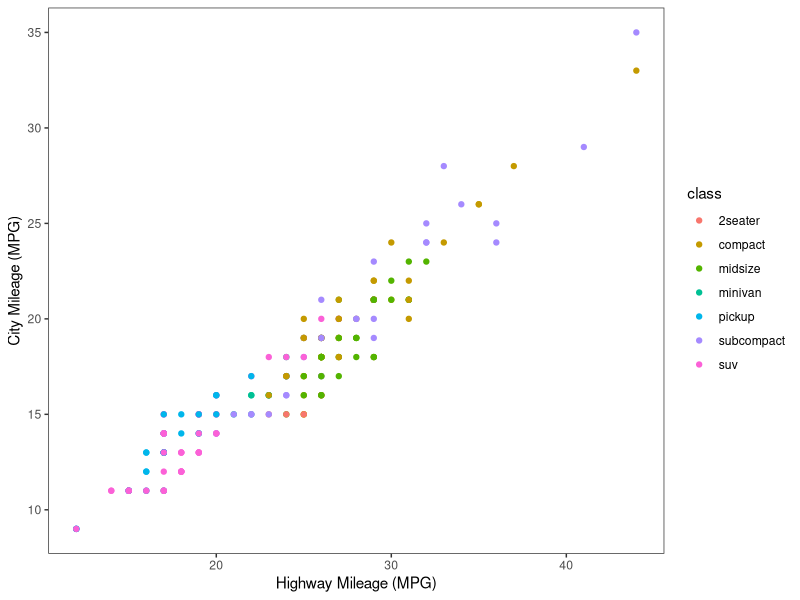
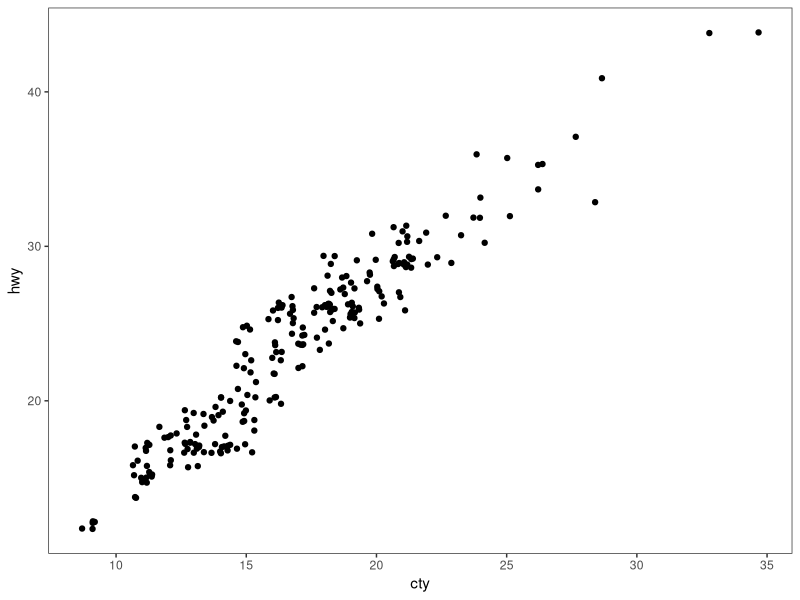
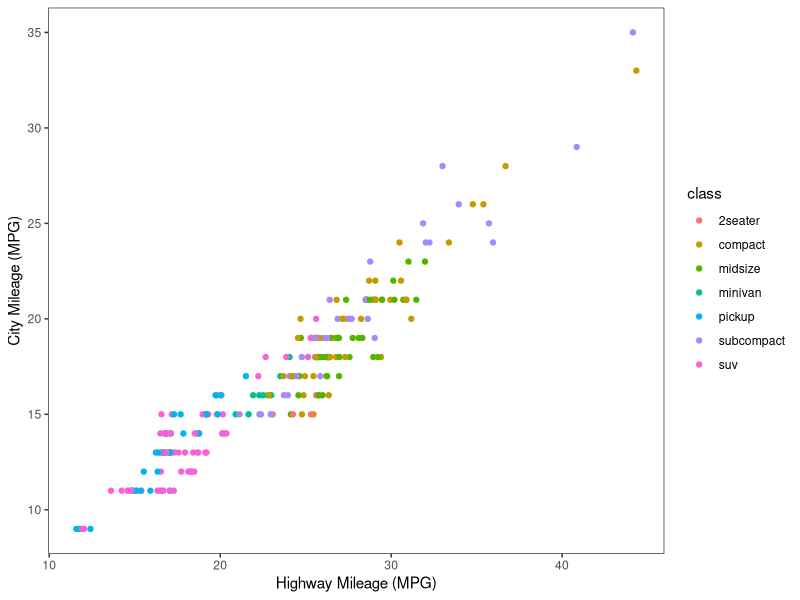
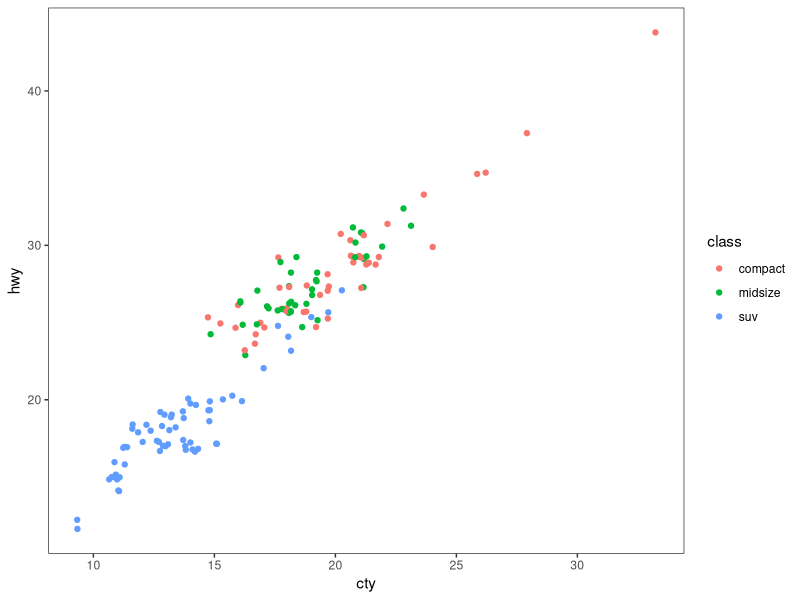
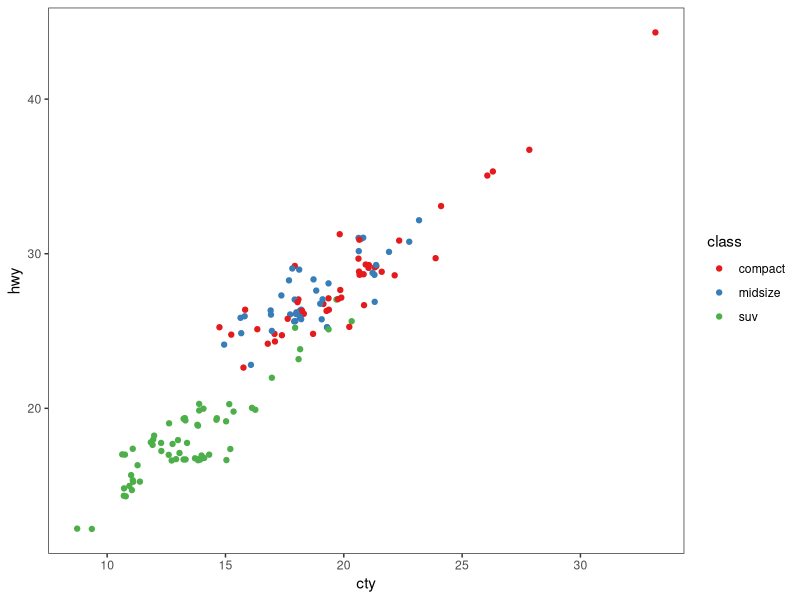
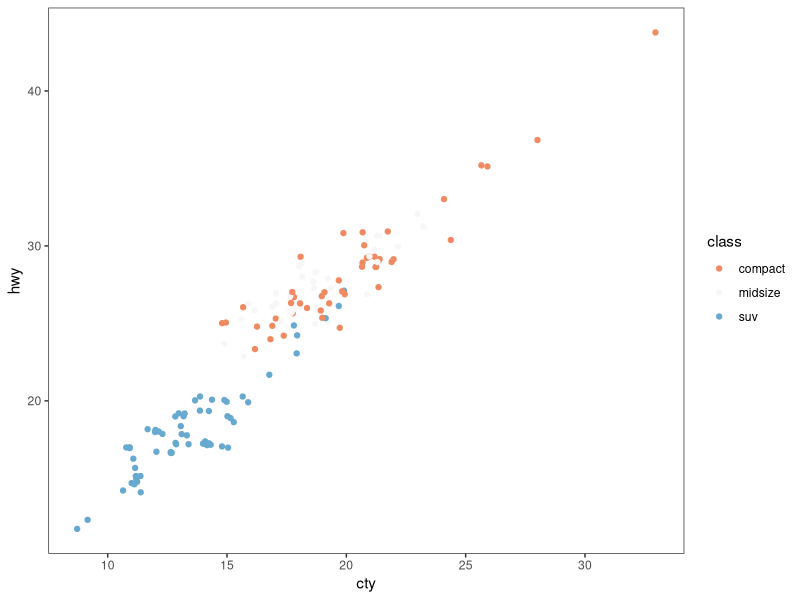
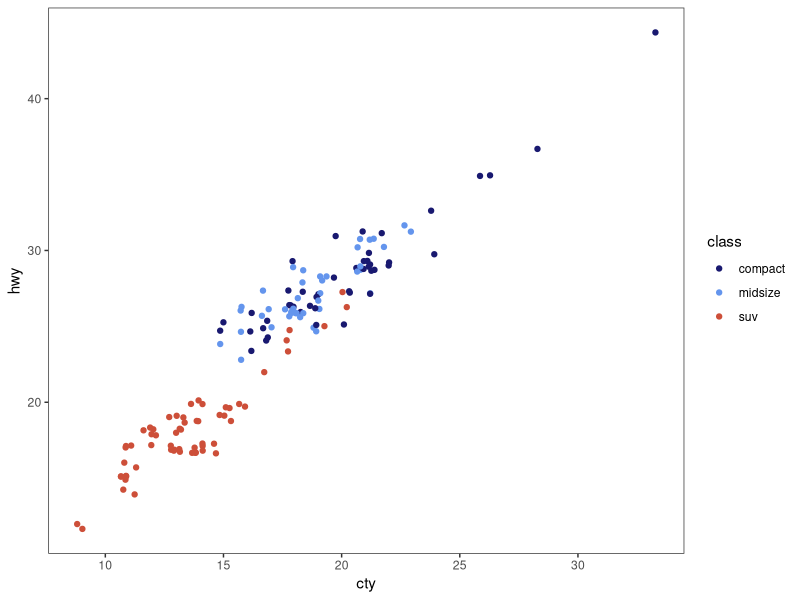
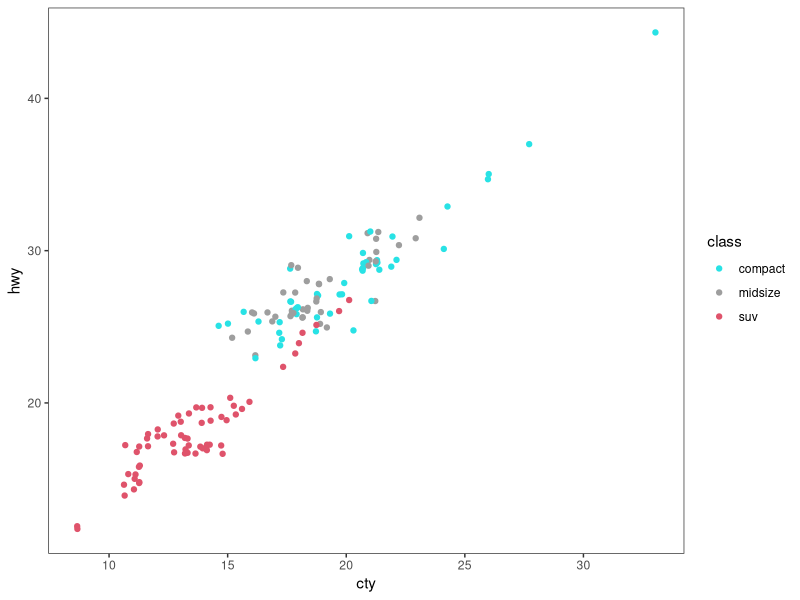

Here is the R script that generated these plots, in order: (Note: this script raises an error after producing the figures.)
# ---------------------------------------------------------- #
#### MODULE 3: Plot even more data!                       ####               
# ---------------------------------------------------------- #

## OBJECTIVE:
# 1. To develop a "grammar of graphics".
# 2. To become comfortable using ggplot2 for exploratory data visualization.


# ---------------------------------------------------------- #
#### SET UP:                                              ####
# ---------------------------------------------------------- #
# REMINDER: In RStudio, open the Rproject for our course (UNCG_DataWrangling), 
# pull any changes from GitHub, and navigate to the branch you created for 
# yourself (just a single branch for the whole semester) in RStudio's Git tab.
# Open this week's assignment in this new branch to complete and submit on GitHub.
# Ideally, you'll commit your answers a bit at a time as you work through
# this assignment, rather than committing all at once at the end.

# Reminder of some helpful resources for graphing in R:
# ggplot Cookbook: http://www.cookbook-r.com/Graphs/
# Official ggplot2 Book: https://ggplot2-book.org/
# Themes in ggplot2: https://ggplot2-book.org/polishing.html#themes

# In ggplot2, aesthetic means “something you can see”. Each aesthetic is a
# mapping between a visual cue and a variable.
# Examples include:
# position (i.e., on the x and y axes)
# color (“outside” color)
# fill (“inside” color)
# shape (of points)
# line type
# size

# Each type of geometric object (geom) accepts only a subset of all aesthetics.
# Refer to the geom help pages to see what mappings each geom accepts. Aesthetic
# mappings are set with the aes() function.

# TASK: We will be using the ggplot2 package for graphing. Fortunately, ggplot2 
# is nested within the tidyverse package (along with many others).
# Start by writing code to load the tidyverse library.
# HINT: see the end of assignment #1 if you forgot how to load a package.
library(tidyverse)

# TASK: Write code below to set your theme to black and white and both your major
# AND minor gridlines to element_blank for all plots you'll be making today.
# HINT: Check back to last week's assignment section 1.9 for setting themes for
# all plots.
theme_set(theme_bw() +
            theme(panel.grid.major = element_blank(), 
                  panel.grid.minor = element_blank()))

# ---------------------------------------------------------- #
#### 1.0 CORRELATION                                      ####
# ---------------------------------------------------------- #

# We learned how to make correlations last week, but it never hurts to get
# more practice! Let's start by using a data set built into ggplot2.
# The mpg dataset looks at the gas efficiency of different cars. Run the following
# code to load the data:
data(mpg, package = "ggplot2")

# TASK: Create a scatterplot (i.e., a dot plot) to relate city and highway mileage.
# Color the points by the class of car (class column) and label the x and y axis 
# to be more informative (City Mileage (MPG) vs Highway Mileage (MPG)).
# HINT: Refer back to last week's assignment or the ggplot help resources if you 
# forget how to make a scatterplot.
mpg <- mpg
ggplot(mpg, aes(x = hwy, y = cty, color = class)) +
  geom_point() +
  labs(x = "Highway Mileage (MPG)", y = "City Mileage (MPG)")

# Looks alright, but the graph may be hiding some information...
# QUESTION: How many data points are in the mpg dataframe?
#Looking in the environment folder, there are 234 observations.
mpg

# QUESTION: Approximately how many dots are in the graph you just made? How does
# that compare to the number of observations in the dataframe?
#I counted about 78 dots on the graph compared to the 234 observations.

# Try another correlation-focused geom that addresses this problem by running
# the following code:
ggplot(data=mpg, aes(x=cty, y=hwy)) + 
  geom_jitter()


# QUESTION: What happened when you created the plot with geom_jitter?
#All the dots became black and there are more dots on the graph as well.

# QUESTION: Run the code to create a plot using geom_jitter a second time. Then run it
# again and again. What happens each time? Why is this happening?
#Each time the dots are moving and it seems that there are more and more dots on the graph.

# TASK: The default in geom_jitter is to jitter (or slightly move) the points away
# from each other in both the x and y directions. Check the help file for geom_jitter
# and write code below to make a graph where you jitter points in only the x-dimension
# by 0.5.
ggplot(mpg, aes(x = hwy, y = cty, color = class)) +
  geom_jitter(width = 0.5, height = 0) +
  labs(x = "Highway Mileage (MPG)", y = "City Mileage (MPG)")

# ---------------------------------------------------------- #
#### 1.1 DETOUR! COLORS, COLORS, COLORS                   ####
# ---------------------------------------------------------- #

# Our world is so colorful, and our graphs can be too! But we want to be mindful
# of our color choices to not only be beautiful, but also informative and accessible.

# TASK: Create a new dataframe that filters our mpg data down to only information
# for car classes compact, midsize, and suv using an %in% statement. Name your 
# new dataframe mpgSubset.
# HINT: Refer back to the Transform assignment if you want help with %in% (or 
# try googling!)
mpgSubset <- mpg %>% 
  filter(class %in% c("compact", "midsize", "suv"))

# ggplot has lots of nice (and some not so nice) built-in color palettes that we 
# can use to fill our bars with color. Try running the following code:
ggplot(data=mpgSubset, aes(x=cty, y=hwy, color=class)) +
  geom_jitter()

# The code above supplies us with ggplot's default color palette, which I find not
# so pleasing. Let's try to change this!

# We can add a statement specifying the scale of colors we would prefer. One way
# to do this is to use other pre-set palettes from ggplot. Run the code below to 
# ask ggplot to use the color brewer's palette called Set 1.
ggplot(data=mpgSubset, aes(x=cty, y=hwy, color=class)) +
  geom_jitter() +
  scale_color_brewer(palette="Set1")

# Alternatively, we could use the "RdBu" palette:
ggplot(data=mpgSubset, aes(x=cty, y=hwy, color=class)) +
  geom_jitter() +
  scale_color_brewer(palette="RdBu")

# QUESTION: Investigate the color brewer's range of palettes at this website: 
# https://r-graph-gallery.com/38-rcolorbrewers-palettes.html
# What do you notice about the colors chosen from each of the palettes that we
# used above? (i.e., does it use the first three colors in the palette? The last
# three? Some other combination?)
#The colors that were used by Set1 were the first three colors and RdBu used the rest. 

# We could also pick out EXACTLY which colors we want for our figure. 
# There are 4 main ways to specify colors in R:
### by name
### by number
### by Hex code
### with the rgb() function

# By Name: R allows you to call more than 600 colors by name! Run the following
# code to see a list:
colors()

# We can put in the colors we chose for each variable by adding the 
# scale_color_manual() function to our plot. Try it out by running the following
# code:
ggplot(data=mpgSubset, aes(x=cty, y=hwy, color=class)) +
  geom_jitter() +
  scale_color_manual(values=c('midnightblue', 'cornflowerblue', 'tomato3'))


# You can also chose colors by number, which are assigned in R.

# TASK: Copy and paste the code to make our scatterplot and replace the color names
# with three numbers of your choice (between 1 and 657). How does your new figure look?
# HINT: remember to remove the quotation marks when calling numbers.
ggplot(data=mpgSubset, aes(x=cty, y=hwy, color=class)) +
  geom_jitter() +
  scale_color_manual(values=c(5, 568, 42))

# QUESTION: How do you think you could figure out which color name belongs to
# each color number?
# HINT: Try creating a dataframe from color() by passing it into the
# as.data.frame() function.
color_df <- as.data.frame(colors())
color_df[552,]
#You can see what color name belongs to each color number by creating the dataframe with the colors function like the example above. And then printing the dataframe should give the color with the color number.
# You can also chose colors by Hex code. A Hex color code is a 6-symbol code made
# of up to three 2-symbol elements (6 symbols in length all together). Each of 
# the 2-symbol elements represents a color value in the Red-Green-Blue (RGB) color
# scale from 0 to 255. Hex codes are written with a # in front of them. Let's try
# out calling our colors using hex code.
ggplot(data=mpgSubset, aes(x=cty, y=hwy, color=class)) +
  geom_jitter() +
  scale_color_manual(values=c('#191970', '#6495ED', '#FF6347'))

# There are two great things about hex codes. First, you can call ANY color you 
# want with a hex code. That is, you're not limited to the 657 colors that are
# in ggplot. By specifying the color by hex code, you can pick literally anything!

# TASK: Google the search term "color picker". This should bring up google's color
# picker (in addition to a billion other color picking websites). Use this color
# picker to generate the hex codes for three new colors of your choice. Then copy
# and paste the above code, replacing the hex codes with your color choices.
ggplot(data=mpgSubset, aes(x=cty, y=hwy, color=class)) +
  geom_jitter() +
  scale_color_manual(values=c('#34b7eb', '#eb34e5', '#344ceb'))

# The second great thing about hex codes is that you can control the transparency
# of your colors. Transparency is set in a hex code by adding two extra symbols
# to the end, which together make up the "alpha" element. Adding 00 to the end 
# of your hex code will make your color completely transparent, while adding FF 
# to the end will make it completely opaque. Any number/letters in-between will 
# result in partial transparency. You can find a complete list of transparencies
# between 0-100% here: https://gist.github.com/lopspower/03fb1cc0ac9f32ef38f4

# TASK: Try out transparency by copying and pasting your graph code below and
# adding the alpha element to the end of each of your hex codes to make your
# first color 0% transparent, your second color 50% transparent, and your third
# color 100% transparent.
ggplot(data=mpgSubset, aes(x=cty, y=hwy, color=class)) +
  geom_jitter() +
  scale_color_manual(values=c('#34b7eb00', '#eb34e580', '#344cebFF'))

# QUESTION: What happened to the point that you set to 100% transparent?
#All the points for that one color disappeared from the graph.

# Finally, we can set our colors using the rgb() function. This operates very
# similarly to the hex code, where you can pick exactly the color and transparency
# you want. Try it out by running the following code:
ggplot(data=mpgSubset, aes(x=cty, y=hwy, color=class)) +
  geom_jitter() +
  scale_color_manual(values=c(rgb(.10, .10, .44, 1), rgb(.39, .58, .93, 1), rgb(1.0, .39, .28, 1)))

# TASK: Modify the above code to make all of your points 50% transparent.
ggplot(data=mpgSubset, aes(x=cty, y=hwy, color=class)) +
  geom_jitter() +
  scale_color_manual(values=c(rgb(.10, .10, .44, 0.5), rgb(.39, .58, .93, 0.5), rgb(1.0, .39, .28, 0.5)))
# There are so many inventive and artistic people in the world who have expanded
# the offerings for colors in ggplot. Check out some notable ones listed below
# when choosing colors for this assignment.
### Color-blind friendly palettes: https://github.com/JLSteenwyk/ggpubfigs
### Color palettes from vintage National Parks posters: https://github.com/katiejolly/nationalparkcolors
### Color palettes based on Wes Anderson movies: https://github.com/karthik/wesanderson
### Color palettes from famous Dutch paintings: https://github.com/EdwinTh/dutchmasters


# ---------------------------------------------------------- #
#### 1.2 DETOUR! LEGENDS                                  ####
# ---------------------------------------------------------- #

# When you specify colors in your ggplot code, R throws in a bonus legend for free!
# However, this legend is often not as clear or visually appealing as we might 
# prefer. But as with all geometric objects in ggplot, legends can be easily altered.

# Run the following code to create a scatter plot. Feel free to modify the colors
# as you prefer!
ggplot(data=mpgSubset, aes(x=cty, y=hwy, color=class)) +
  geom_jitter()

# QUESTION: Where did ggplot get the legend title and values from?
#The axis titles came from the labeled values in code 'x' and 'y' and the legend came from the 'class' in the code.

# We could change the title and values in our legend by altering the dataframe
# we are passing into ggplot. But that seems a bit drastic. Instead, we can 
# lean on the same code that specifies our color picks to alter the legend text.
# Try it out by running the following code:
ggplot(data=mpgSubset, aes(x=cty, y=hwy, color=class)) + #This line is making a scatterplot based on the ones above and labeling the axis and legend.
  geom_jitter() + 
  scale_color_manual(values=c('#FCBA03', '#380754', '#496916'),#This is assigning the color values to the different values in the legend.
                     name='Class of Car', #Labels the name of the legend.
                     breaks=c('suv', 'midsize', 'compact'), #Identifies the breaks in the graph
                     labels=c('SUV', 'Midsize', 'Compact'))#Labels the names of the values in the legend.


# TASK: Label each line of the code above with what it is doing.
# HINT: Check the scale_color_manual help file or ggplot Cookbook for more info.


# IMPORTANT: It is important to pay attention to the order you provide ggplot with 
# your color choices and legend labels! Try running the following code:
ggplot(data=mpgSubset, aes(x=cty, y=hwy, color=class)) + 
  geom_jitter() + 
  scale_color_manual(values=c('#FCBA03', '#380754', '#496916'), 
                     name='Class of Car', 
                     breaks=c('suv', 'midsize', 'compact'), 
                     labels=c('Compact', 'SUV', 'Midsize'))


# QUESTION: What is wrong with the code above? Why is it so important to be
# careful with the order you pass information into ggplot?
#The labels in the last line of code are out of order. It is important to be careful because when we are analyzing the data it may not be interpreted correctly because they are not labeled correctly.

# While changing the legend text and factor order takes place in the scale_color_manual
# step, moving the legend around on the graph page is part of the graph theme. We
# can try this out using the code below:
ggplot(data=mpgSubset, aes(x=cty, y=hwy, color=class)) + 
  geom_jitter() + 
  theme(legend.position='top')


# TASK: Modify the code above to have the legend display along the bottom of
# the figure.
ggplot(data=mpgSubset, aes(x=cty, y=hwy, color=class)) + 
  geom_jitter() + 
  theme(legend.position='bottom')

# We can also have the legend located within the area of the graph itself! We can 
# do this by specifying the coordinates for where the legend should go within the
# graph axes. First we set the legend position and then we set the anchoring 
# position by justifying the legend.
### bottom left: 0,0
### bottom right: 1,0
### top left: 0,1
### top right: 1,1

# Try it out by running the following code:
ggplot(data=mpgSubset, aes(x=cty, y=hwy, color=class)) + 
  geom_jitter() + 
  theme(legend.position=c(1,0), legend.justification = c(1,0))

# QUESTION: What happens if you don't include the code for legend justification
# above?
#If you do not include the code for the legend justfication, it doesn't work

# TASK: Copy and paste the code from above. Modify it to place the legend in the
# upper left part of the graph.
ggplot(data=mpgSubset, aes(x=cty, y=hwy, color=class)) + 
  geom_jitter() + 
  theme(legend.position=c(0,1), legend.justification=c(0,1))

# Finally, we might want to remove the legend altogether! We would do so by
# modifying the theme as well. 

# TASK: Check the ggplot cookbook to find the legends section. Read what it says 
# about removing the legend. Then copy and paste the graph code from above. Modify
# the code to remove the legend.
mpgSub <- ggplot(data=mpgSubset, aes(x=cty, y=hwy, color=class)) + 
  geom_jitter() + 
  theme(legend.position=c(0,1), legend.justification=c(0,1))
mpgSub+theme(legend.position="none")

# ---------------------------------------------------------- #
#### 2.0 DEVIATION                                        ####
# ---------------------------------------------------------- #

# Used to compare variation in values between small number of items (or categories) 
# with respect to a fixed reference.

# Whether the graphical type is a deviation graph or a composition graph (or a 
# ranking graph) may depend on the underlying data structure.

# We used geom_bar() last week with factor data to create a bar graph. But
# geom_bar() is a bit tricky because it can make EITHER a bar graph or a histogram
# depending on the data you give it. The default of geom_bar() is to set stat to 
# count so if you give it just a continuous x value, it will make a histogram. Try
# it with the following code:
ggplot(data=mpg, aes(x=hwy)) + 
  geom_bar()

# In order to have the geom create bars and not a histogram, you must:
# 1) Set stat = identity
# 2) Provide both an x and a y inside the aes(), where x is either a character 
# or factor and y is numeric.

# TASK: Create a dataframe of summary statistics for the mpg data, calculating the
# mean, standard deviation, and standard error for highway mpg grouping by class.
# Name the resulting dataframe highwayMPG and your new variables hwy_mean, hwy_sd,
# and hwy_se.
# HINT: Look back at the Transform assignment if you forget how to summarize the
# data. Also recall, standard error = 1.96*standard deviation.


# TASK: Create a bar graph showing the average highway MPG on the y-axis and 
# car class on the x-axis. Fill the bars by class. Add in error bar caps that are 20%
# the width pf the bars.
# HINT: Don't forget to change stat from the default in your geom_bar() statement!


# ---------------------------------------------------------- #
#### 2.1 DETOUR! COLORS AND LEGENDS, AGAIN                ####
# ---------------------------------------------------------- #

# Recall that some geometric elements require fills instead of (or sometimes in
# addition to) colors.

# TASK: Create a bar graph with the mpg summary stats with the following parameters:
# (1) Black bar outline
# (2) Bars filled with the color brewer palette "Dark2" using the scale_fill_manual
#     statement
# (3) No legend
# (4) Informative x- and y-axis labels. 

# HINT: Carefully consider whether your color and/or fill should go within an aes() 
# statement, the scale_fill_manual or scale_color_manual statements, or neither.
# If in doubt, try a bunch of ways until it looks how we want it. And consult 
# your helpful ggplot resources on the web.


# ---------------------------------------------------------- #
#### 2.2 DETOUR! AXIS MODIFICATIONS                       ####
# ---------------------------------------------------------- #

# Run the following code, feeling free to modify colors as you prefer:
ggplot(data=highwayMPG, aes(x=class, y=hwy_mean, fill=class)) +
  geom_bar(stat='identity') 

# QUESTION: Where is ggplot getting the x-axis tick labels from?


# Often our tick labels are not the best. We can modify them to be more informative
# or visually appealing by directly modifying the dataframe, but again this feels
# a bit extreme. Instead, we can directly modify the scale of the axis. For axes
# that deal with categories, we are setting the discrete scale. Try it out by
# running the following code:
ggplot(data=highwayMPG, aes(x=class, y=hwy_mean, fill=class)) +
  geom_bar(stat='identity') +
  scale_x_discrete(labels=c('sport', 'compact', 'midsize', 'minivan', 'pickup', 'subcompact', 'SUV'))

# We can also change the scale of the continuous axes, including how large they are
# and where the tick marks fall as follows:
ggplot(data=highwayMPG, aes(x=class, y=hwy_mean, fill=class)) +
  geom_bar(stat='identity') +
  scale_y_continuous(breaks=seq(0, 50, 10)) +
  coord_cartesian(ylim=c(0,50))

# QUESTION: Try running the code above without the coord_cartesian() statement. 
# What is surprising about the resulting graph? Based on this result, what do you
# think the coord_cartesian() statement does?


# We can also add a statement into the scale discrete or continuous statements
# to name our axes, rather than putting in a whole separate step of xlab() or ylab().
# Try it out with the following code:
ggplot(data=highwayMPG, aes(x=class, y=hwy_mean, fill=class)) +
  geom_bar(stat='identity') +
  scale_x_discrete(name='Class of Car') +
  scale_y_continuous(name='Mean Highway MPG')


# Finally, we can flip our axes easily in ggplot as follows:
ggplot(data=highwayMPG, aes(x=class, y=hwy_mean, fill=class)) +
  geom_bar(stat='identity') +
  coord_flip()


# TASK: Let's put it all together. Make a graph of the mpg summary stats with the
# following specifications:
# (1) color by class of car using a color scheme of your choice (not the default)
# (2) plot the class of car on the x-axis and the highway MPG on the y axis
# (3) include better names for the x- and y-axis titles
# (4) include better names for the car classes
# (5) set the scale of the highway mpg to run from 0 to 30 with breaks every 5 
# (6) flip your axes
# (7) remove the legend


# ---------------------------------------------------------- #
#### 3.0 RANKING                                          ####
# ---------------------------------------------------------- #
# Used to compare the position or performance of multiple items with respect to 
# each other. Actual values matters somewhat less than the ranking.

# TASK: Create a dataframe of summary statistics for the mpg data, calculating the
# mean, standard deviation, and standard error for CITY mpg grouping by class.
# Name the resulting dataframe cityMPG and your new variables city_mean, city_sd,
# and city_se.
# HINT: Look back at the Transform assignment if you forget how to summarize the
# data. Also, standard error = 1.96*standard deviation.


# Now we want to plot our data in order from smallest to largest city MPG to get
# a ranking. To do so, we need to use the reorder() function to rearrange the data
# going into our x-axis.
ggplot(cityMPG, aes(x=reorder(class, city_mean), y=city_mean)) + 
  geom_bar(stat="identity")

# TASK: Recreate the above ranking figure to include the following:
# (1) class of car on the x-axis with informative axis and tick labels
# (2) MPG ordered from highest to lowest (hint: try google if you're unsure)
# (3) bars with dary grey outlines and filled by class with your favorite color scheme
# (4) error bars with end caps 30% the width of the bars
# (5) y-axis from 0 to 30 with tick marks every 5
# (6) no legend.


# ---------------------------------------------------------- #
#### 4.0 DISTRIBUTION                                     ####
# ---------------------------------------------------------- #
# When you have lots and lots of data points and want to study where and how the
# data points are distributed.

# Histograms can be accomplished with either geom_bar() or geom_histogram()
ggplot(mpg, aes(hwy)) + 
  geom_histogram()

# TASK: Recreate the graph above, but using geom_bar() instead


# TASK: Try making a histogram with the categorical variable 'manufacturer'.
# What error message do you get?


# QUESTION: What happens when you follow the advice of the error message and 
# make stat='count'?
ggplot(mpg, aes(manufacturer)) + 
  geom_histogram(stat="count")


# TASK: Make a boxplot comparing the distribution of cty (city mileage) for
# each class of car.
# HINT: Look back to last week if you forget how to make a boxplot.


# We can also make a different type of distribution, a violin plot using the 
# geom_violin statement as follows:
ggplot(mpg, aes(x=class, y=cty)) + 
  geom_violin()

# QUESTION: What does a violin plot show? Check google if you're unsure.


# ---------------------------------------------------------- #
#### 5.0 COMPOSITION                                      ####
# ---------------------------------------------------------- #
# Bar charts and pie charts are classic ways of showing composition of a dataset.

# TASK: Let's get some data for this task by determining the number of cars from 
# each car manufacturer in our mpg dataframe. We can do this as follows:
manufacturerFreq <- mpg %>% 
  group_by(manufacturer) %>% 
  summarize(frequency=length(manufacturer)) %>% 
  ungroup()

# TASK: Make a bar graph of the number of cars (frequency) by manufacturer using
# the dataframe we created above.


# We can switch the bar chart you created above into a pie chart simply by changing
# the coordinate system through a series of steps as follows:

ggplot(manufacturerFreq, aes(x=manufacturer, y=frequency)) +
  geom_bar(stat="identity") +
  coord_polar()

ggplot(manufacturerFreq, aes(x=manufacturer, y=frequency, fill=manufacturer)) +
  geom_bar(stat="identity") +
  coord_polar()

ggplot(manufacturerFreq, aes(x="", y=frequency, fill=manufacturer)) +
  geom_bar(stat="identity", width=1) +
  coord_polar()

ggplot(manufacturerFreq, aes(x="", y=frequency, fill=manufacturer)) +
  geom_bar(stat="identity", width=1) +
  coord_polar(theta="y")

ggplot(manufacturerFreq, aes(x="", y=frequency, fill=manufacturer)) +
  geom_bar(stat="identity", width=1) +
  coord_polar(theta="y", start=0) +
  theme_void() +
  theme(legend.title = element_text(size = 12.5), 
        legend.text  = element_text(size = 8.5),
        legend.key.size = unit(.75, "lines"))

# TASK: Annotate the code below to describe what each line does:
ggplot(manufacturerFreq, aes(x="", y=frequency, fill=manufacturer)) +
  geom_bar(stat="identity", width=1) +
  coord_polar(theta="y", start=0) +
  theme_void() +
  theme(legend.title = element_text(size = 12.5), 
        legend.text  = element_text(size = 8.5),
        legend.key.size = unit(.75, "lines"))


# ---------------------------------------------------------- #
#### 6.0 CHANGE                                           ####
# ---------------------------------------------------------- #

# Time series are often best visualized with line graphs. Let's try this out
# with some new data:
data("economics")

# TASK: Use the economics dataset to plot the number of people who are unemployed
# over time (unemploy vs date). Make a scatterplot, then connect the points with 
# lines using geom_line().
# HINT: use ?economics to get more information about this dataset.




# ---------------------------------------------------------- #
#### GROUPS AND MAPS                                      ####
# ---------------------------------------------------------- #

# Let's save these for group project options, this assignment is really long!









# REMEMBER: Save and push your script when you're done with this assignment!
